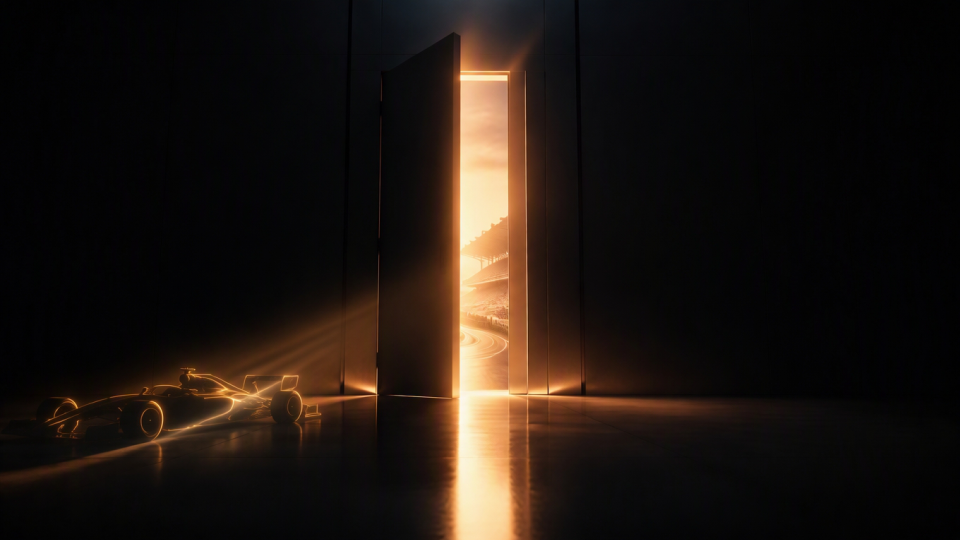
#> input picture previews/assets/figma-untitled/elite-client-background.png, 1920 x 1080 px (shown at 1/2 size)
$ python build_h1_elite_overscan.py
#> lines starting #> are read from the running program, lines starting #| are printed output that depends on the picture
#!/usr/bin/env python3
"""Build a 2280×1346 full-bleed Elite Client background.

The original 1920×1080 Figma composition remains pixel-perfect in the centre.
Only the letterbox area is extended from the source image's edge pixels, so the
three Elite Client pages no longer reveal the trophy chapter behind them.
"""

from pathlib import Path

from PIL import Image


ROOT = Path(__file__).resolve().parents[1]
SOURCE = ROOT / "previews/assets/figma-untitled/elite-client-background.png"
OUTPUT = ROOT / "previews/assets/figma-untitled/elite-client-background-overscan.png"

DESIGN_WIDTH = 1920
DESIGN_HEIGHT = 1080
OVERSCAN_WIDTH = 2280
OVERSCAN_HEIGHT = 1346
OFFSET_X = (OVERSCAN_WIDTH - DESIGN_WIDTH) // 2
OFFSET_Y = (OVERSCAN_HEIGHT - DESIGN_HEIGHT) // 2


def main() -> None:
    source = Image.open(SOURCE).convert("RGBA")
#> source is the input picture: PIL image 1920x1080 RGBA; mean R, G, B, A 30.7, 22.3, 16.9, 255
    if source.size != (DESIGN_WIDTH, DESIGN_HEIGHT):
        raise ValueError(
            f"Expected {DESIGN_WIDTH}×{DESIGN_HEIGHT}, got {source.size}"
        )

    output = Image.new("RGBA", (OVERSCAN_WIDTH, OVERSCAN_HEIGHT))
#> output: PIL image 2280x1346 RGBA; every value is 0

    # Extend each border without scaling the authored Figma composition.
    output.paste(
        source.crop((0, 0, 1, DESIGN_HEIGHT)).resize((OFFSET_X, DESIGN_HEIGHT)),
        (0, OFFSET_Y),
    )
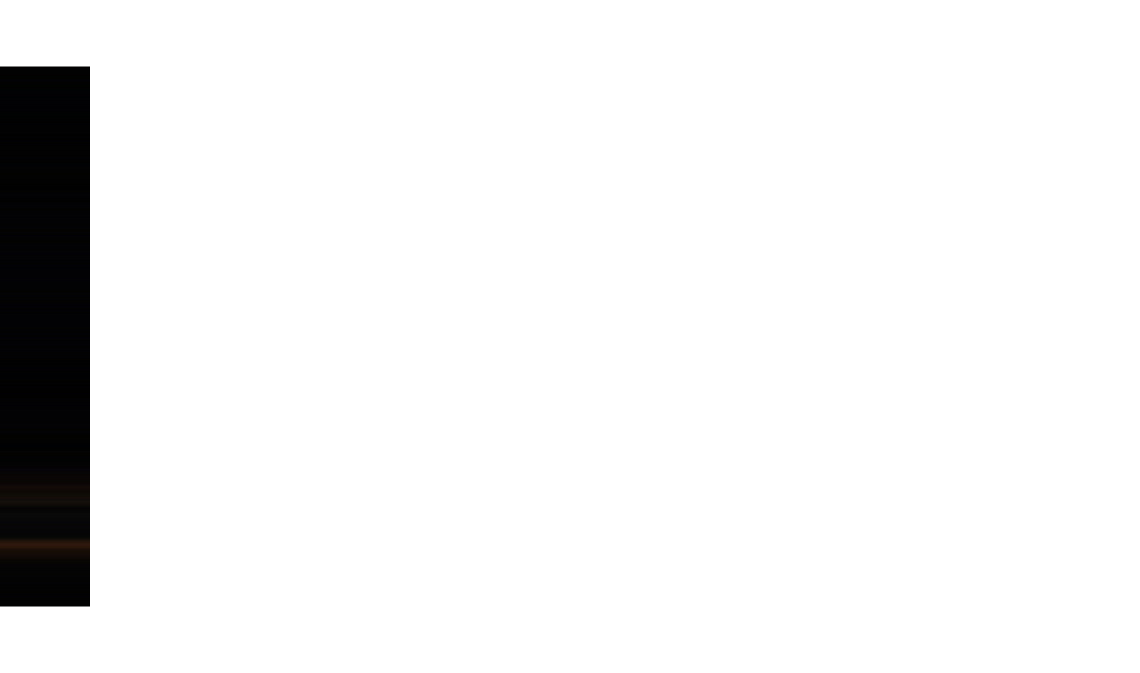
#> output: PIL image 2280x1346 RGBA (shown at 1/2 size); mean R, G, B, A 0.2, 0.2, 0.2, 16.2; transparent parts drawn white
    output.paste(
        source.crop((DESIGN_WIDTH - 1, 0, DESIGN_WIDTH, DESIGN_HEIGHT)).resize(
            (OFFSET_X, DESIGN_HEIGHT)
        ),
        (OFFSET_X + DESIGN_WIDTH, OFFSET_Y),
    )
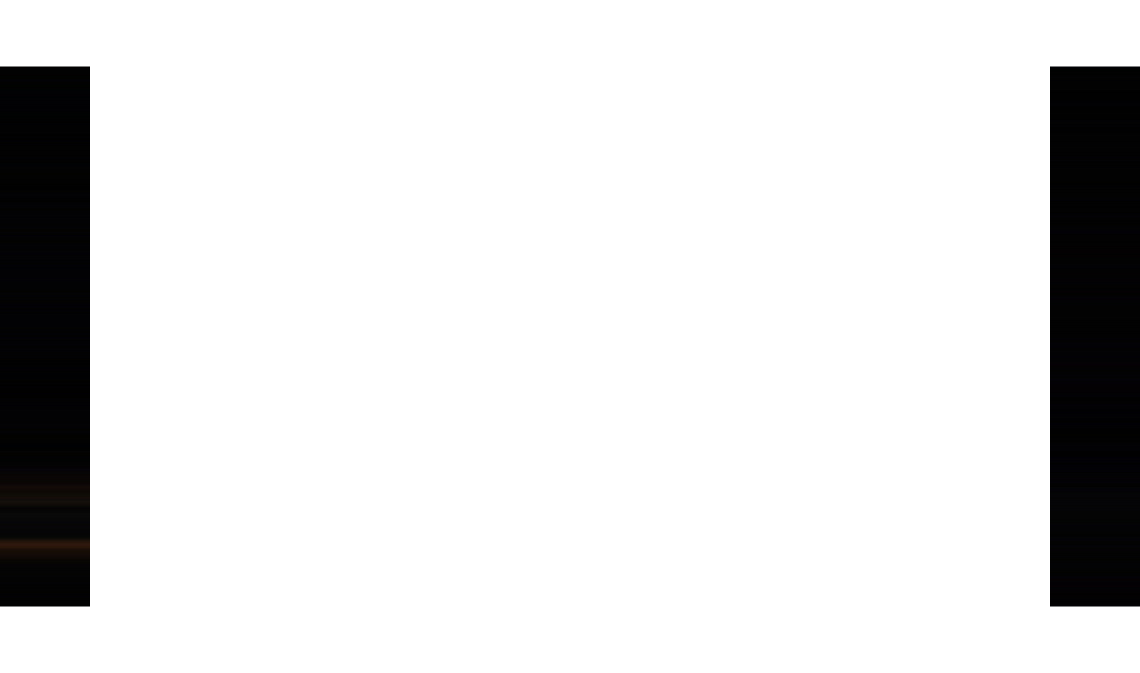
#> output: PIL image 2280x1346 RGBA (shown at 1/2 size); mean R, G, B, A 0.4, 0.3, 0.4, 32.3; transparent parts drawn white
    output.paste(
        source.crop((0, 0, DESIGN_WIDTH, 1)).resize((DESIGN_WIDTH, OFFSET_Y)),
        (OFFSET_X, 0),
    )
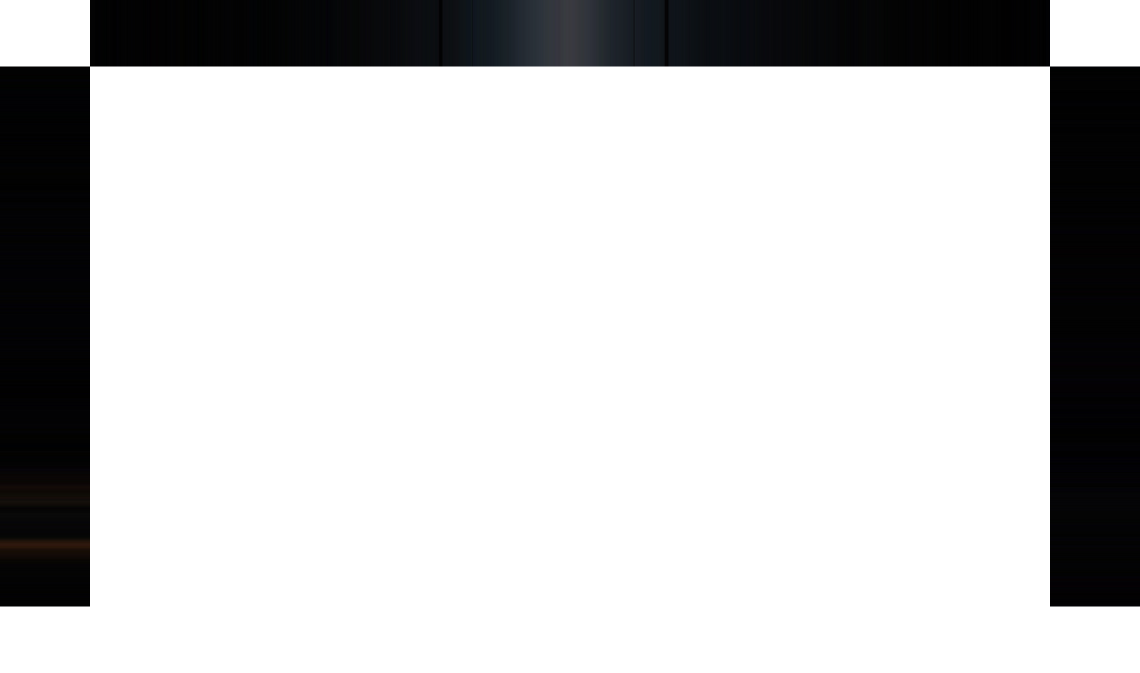
#> output: PIL image 2280x1346 RGBA (shown at 1/2 size); mean R, G, B, A 1.3, 1.3, 1.6, 53.5; transparent parts drawn white
    output.paste(
        source.crop((0, DESIGN_HEIGHT - 1, DESIGN_WIDTH, DESIGN_HEIGHT)).resize(
            (DESIGN_WIDTH, OFFSET_Y)
        ),
        (OFFSET_X, OFFSET_Y + DESIGN_HEIGHT),
    )
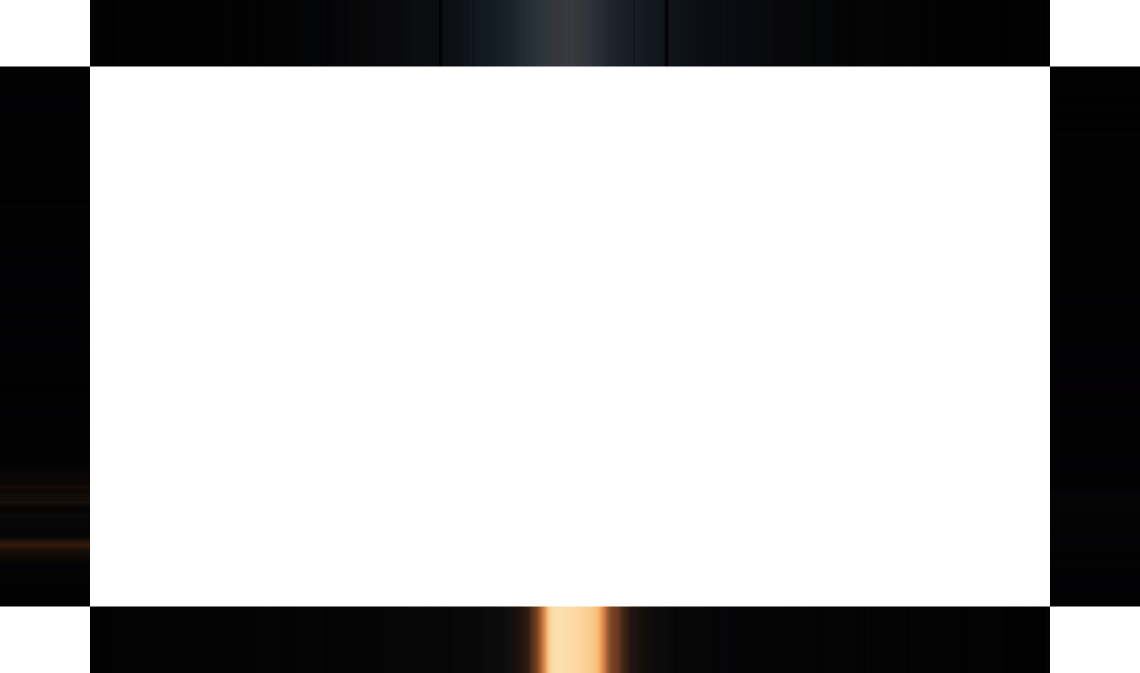
#> output: PIL image 2280x1346 RGBA (shown at 1/2 size); mean R, G, B, A 3.4, 3, 3, 74.7; transparent parts drawn white

    corners = (
        ((0, 0), source.getpixel((0, 0))),
        ((OFFSET_X + DESIGN_WIDTH, 0), source.getpixel((DESIGN_WIDTH - 1, 0))),
        ((0, OFFSET_Y + DESIGN_HEIGHT), source.getpixel((0, DESIGN_HEIGHT - 1))),
        (
            (OFFSET_X + DESIGN_WIDTH, OFFSET_Y + DESIGN_HEIGHT),
            source.getpixel((DESIGN_WIDTH - 1, DESIGN_HEIGHT - 1)),
        ),
    )
#> corners = (((0, 0), (3, 3, 3, 255)), ((2100, 0), (0, 1, 5, 255)), ((0, 1213), (1, 2, 2, 255)), ((2100, 1213), (2, 4, 5, 255)))
    for (left, top), colour in corners:
        width = OFFSET_X
        height = OFFSET_Y
        output.paste(Image.new("RGBA", (width, height), colour), (left, top))
#> this loop made 4 passes
#> (left, top, colour) on passes 1 to 4: (0, 0, (3, 3, 3, 255)), (2100, 0, (0, 1, 5, 255)), (0, 1213, (1, 2, 2, 255)), (2100, 1213, (2, 4, 5, 255))
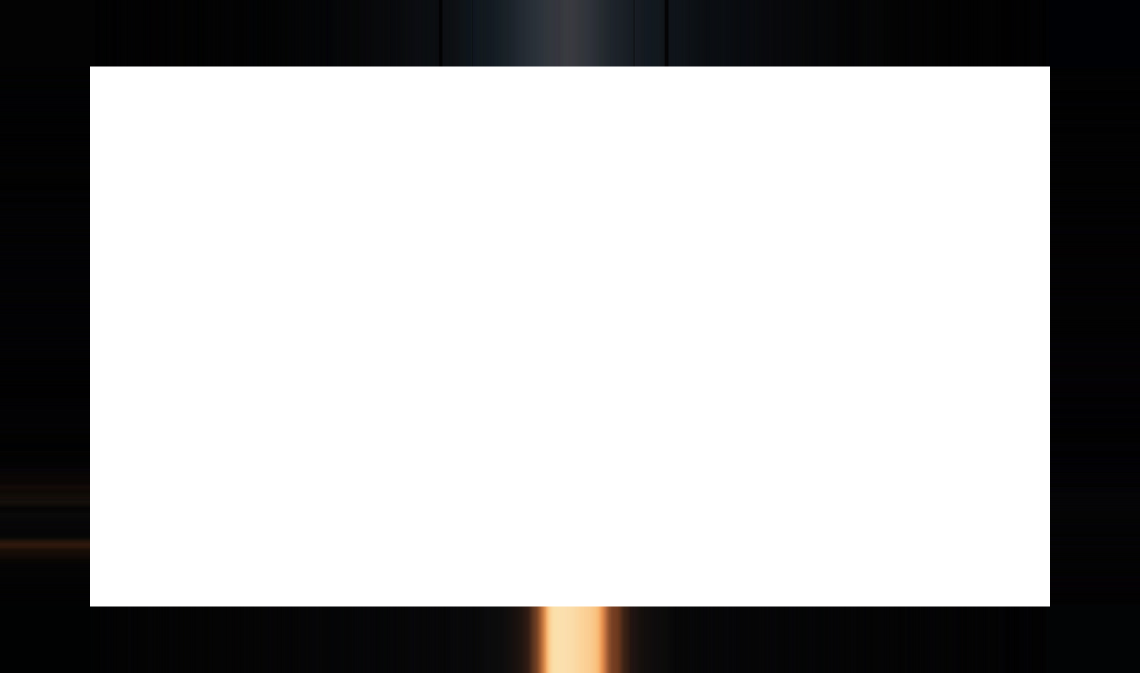
#> output: PIL image 2280x1346 RGBA (shown at 1/2 size); mean R, G, B, A 3.4, 3.1, 3.1, 82.7; transparent parts drawn white

    output.paste(source, (OFFSET_X, OFFSET_Y), source)
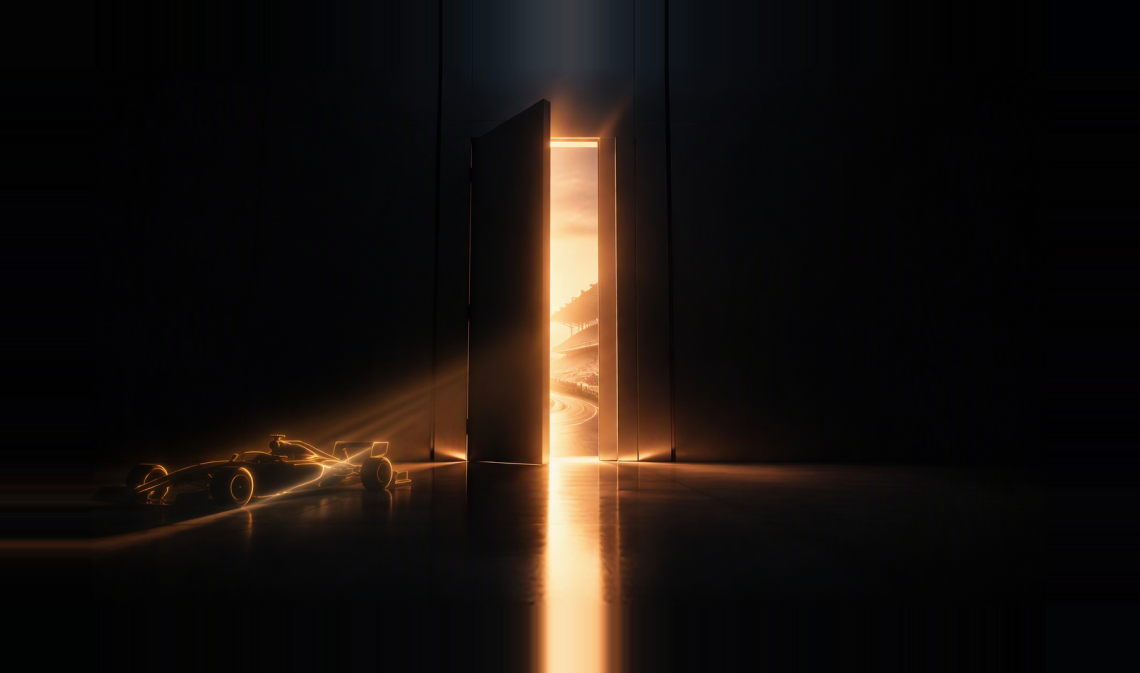
#> output: PIL image 2280x1346 RGBA (shown at 1/2 size); mean R, G, B, A 24.1, 18.1, 14.5, 255
    output.save(OUTPUT, optimize=True)
    print(f"Wrote {OUTPUT.relative_to(ROOT)} ({OVERSCAN_WIDTH}×{OVERSCAN_HEIGHT})")


if __name__ == "__main__":
    main()
